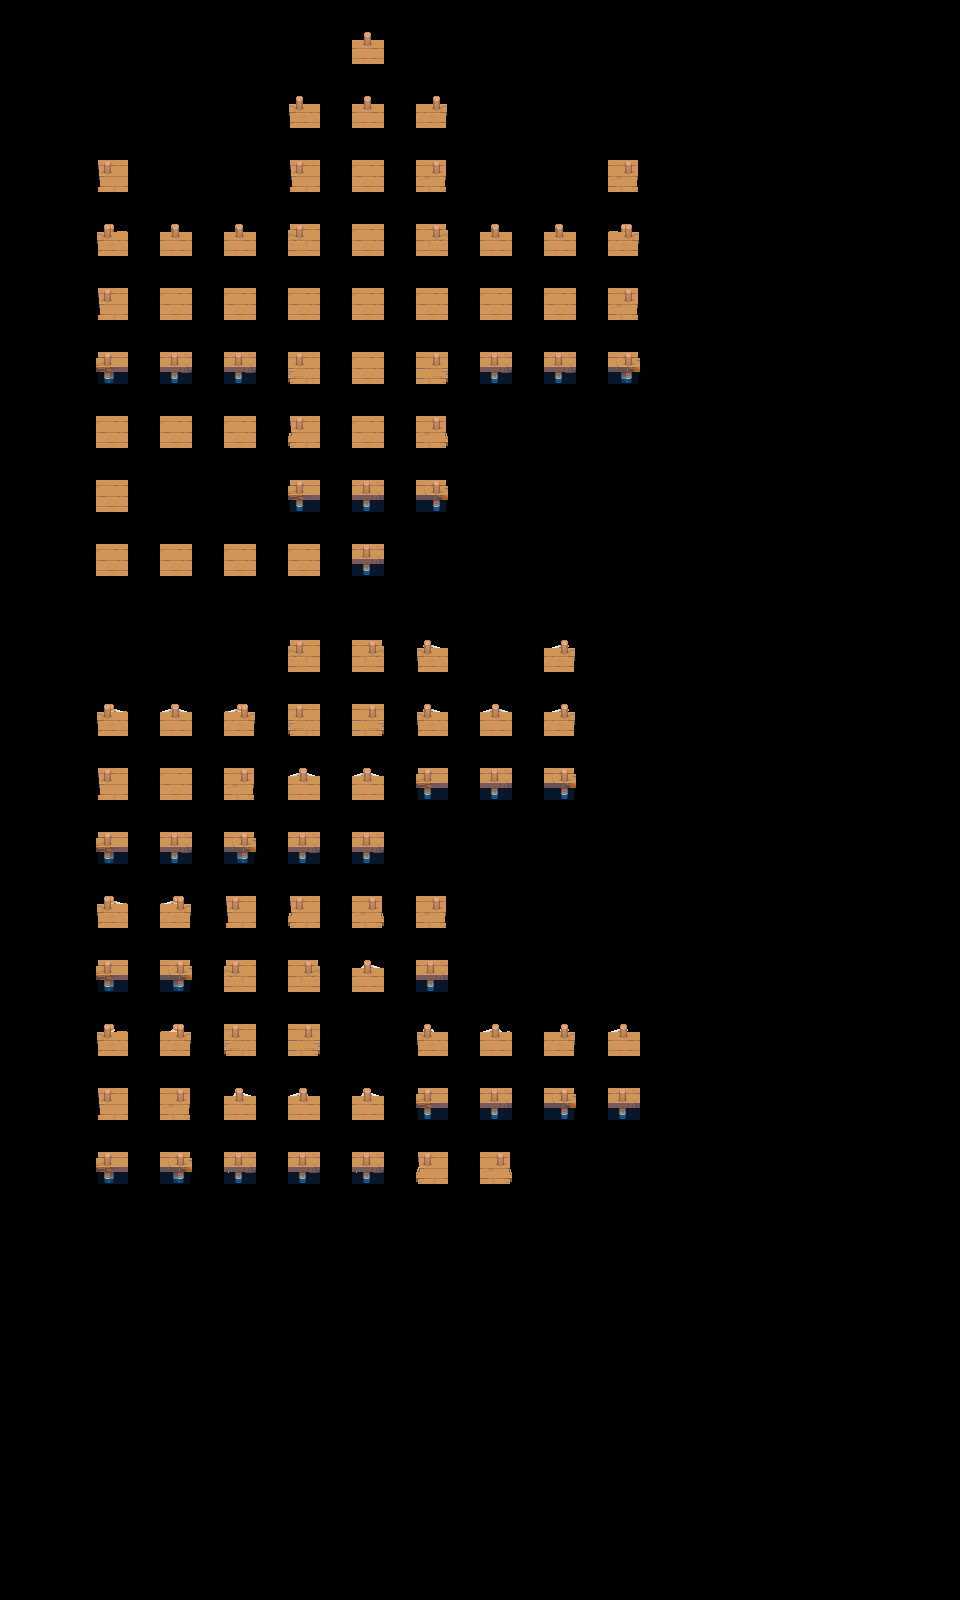

The image is a tile-based game level rendered from a .tmx file. Its description and complete source (layers, tilesets, objects, tile grids) follow:
An orthogonal 30x50 tile map with 32x32 px tiles, 2 tile layers (input_dock, output_dock).

<map version="1.9" tiledversion="1.9.2" orientation="orthogonal" renderorder="right-down" width="30" height="50" tilewidth="32" tileheight="32" infinite="0" nextlayerid="3" nextobjectid="1">
 <tileset firstgid="1" source="../Tilesets/Tilesets-GL2SA.tsx" />
 <layer id="1" name="input_dock" width="30" height="50">
  <data encoding="csv">
0,0,0,0,0,0,0,0,0,0,0,0,0,0,0,0,0,0,0,0,0,0,0,0,0,0,0,0,0,0,
0,0,0,0,0,0,0,0,0,0,0,5,0,0,0,0,0,0,0,0,0,0,0,0,0,0,0,0,0,0,
0,0,0,0,0,0,0,0,0,0,0,0,0,0,0,0,0,0,0,0,0,0,0,0,0,0,0,0,0,0,
0,0,0,0,0,0,0,0,0,36,0,37,0,38,0,0,0,0,0,0,0,0,0,0,0,0,0,0,0,0,
0,0,0,0,0,0,0,0,0,0,0,0,0,0,0,0,0,0,0,0,0,0,0,0,0,0,0,0,0,0,
0,0,0,65,0,0,0,0,0,68,0,69,0,70,0,0,0,0,0,73,0,0,0,0,0,0,0,0,0,0,
0,0,0,0,0,0,0,0,0,0,0,0,0,0,0,0,0,0,0,0,0,0,0,0,0,0,0,0,0,0,
0,0,0,97,0,98,0,99,0,100,0,101,0,102,0,103,0,104,0,105,0,0,0,0,0,0,0,0,0,0,
0,0,0,0,0,0,0,0,0,0,0,0,0,0,0,0,0,0,0,0,0,0,0,0,0,0,0,0,0,0,
0,0,0,129,0,130,0,131,0,132,0,133,0,134,0,135,0,136,0,137,0,0,0,0,0,0,0,0,0,0,
0,0,0,0,0,0,0,0,0,0,0,0,0,0,0,0,0,0,0,0,0,0,0,0,0,0,0,0,0,0,
0,0,0,161,0,162,0,163,0,164,0,165,0,166,0,167,0,168,0,169,0,0,0,0,0,0,0,0,0,0,
0,0,0,0,0,0,0,0,0,0,0,0,0,0,0,0,0,0,0,0,0,0,0,0,0,0,0,0,0,0,
0,0,0,193,0,194,0,195,0,196,0,197,0,198,0,0,0,0,0,0,0,0,0,0,0,0,0,0,0,0,
0,0,0,0,0,0,0,0,0,0,0,0,0,0,0,0,0,0,0,0,0,0,0,0,0,0,0,0,0,0,
0,0,0,225,0,0,0,0,0,228,0,229,0,230,0,0,0,0,0,0,0,0,0,0,0,0,0,0,0,0,
0,0,0,0,0,0,0,0,0,0,0,0,0,0,0,0,0,0,0,0,0,0,0,0,0,0,0,0,0,0,
0,0,0,257,0,258,0,259,0,260,0,261,0,0,0,0,0,0,0,0,0,0,0,0,0,0,0,0,0,0,
0,0,0,0,0,0,0,0,0,0,0,0,0,0,0,0,0,0,0,0,0,0,0,0,0,0,0,0,0,0,
0,0,0,0,0,0,0,0,0,0,0,0,0,0,0,0,0,0,0,0,0,0,0,0,0,0,0,0,0,0,
0,0,0,0,0,0,0,0,0,13,0,14,0,15,0,16,0,17,0,0,0,0,0,0,0,0,0,0,0,0,
0,0,0,0,0,0,0,0,0,0,0,0,0,0,0,0,0,0,0,0,0,0,0,0,0,0,0,0,0,0,
0,0,0,42,0,43,0,44,0,45,0,46,0,47,0,48,0,49,0,0,0,0,0,0,0,0,0,0,0,0,
0,0,0,0,0,0,0,0,0,0,0,0,0,0,0,0,0,0,0,0,0,0,0,0,0,0,0,0,0,0,
0,0,0,74,0,75,0,76,0,77,0,78,0,79,0,80,0,81,0,0,0,0,0,0,0,0,0,0,0,0,
0,0,0,0,0,0,0,0,0,0,0,0,0,0,0,0,0,0,0,0,0,0,0,0,0,0,0,0,0,0,
0,0,0,106,0,107,0,108,0,109,0,110,0,111,0,0,0,0,0,0,0,0,0,0,0,0,0,0,0,0,
0,0,0,0,0,0,0,0,0,0,0,0,0,0,0,0,0,0,0,0,0,0,0,0,0,0,0,0,0,0,
0,0,0,138,0,139,0,140,0,141,0,142,0,143,0,0,0,0,0,0,0,0,0,0,0,0,0,0,0,0,
0,0,0,0,0,0,0,0,0,0,0,0,0,0,0,0,0,0,0,0,0,0,0,0,0,0,0,0,0,0,
0,0,0,170,0,171,0,172,0,173,0,174,0,175,0,0,0,0,0,0,0,0,0,0,0,0,0,0,0,0,
0,0,0,0,0,0,0,0,0,0,0,0,0,0,0,0,0,0,0,0,0,0,0,0,0,0,0,0,0,0,
0,0,0,202,0,203,0,204,0,205,0,206,0,207,0,208,0,209,0,210,0,0,0,0,0,0,0,0,0,0,
0,0,0,0,0,0,0,0,0,0,0,0,0,0,0,0,0,0,0,0,0,0,0,0,0,0,0,0,0,0,
0,0,0,234,0,235,0,236,0,237,0,238,0,239,0,240,0,241,0,242,0,0,0,0,0,0,0,0,0,0,
0,0,0,0,0,0,0,0,0,0,0,0,0,0,0,0,0,0,0,0,0,0,0,0,0,0,0,0,0,0,
0,0,0,266,0,267,0,268,0,269,0,270,0,271,0,272,0,273,0,0,0,0,0,0,0,0,0,0,0,0,
0,0,0,0,0,0,0,0,0,0,0,0,0,0,0,0,0,0,0,0,0,0,0,0,0,0,0,0,0,0,
0,0,0,0,0,0,0,0,0,0,0,0,0,0,0,0,0,0,0,0,0,0,0,0,0,0,0,0,0,0,
0,0,0,0,0,0,0,0,0,0,0,0,0,0,0,0,0,0,0,0,0,0,0,0,0,0,0,0,0,0,
0,0,0,0,0,0,0,0,0,0,0,0,0,0,0,0,0,0,0,0,0,0,0,0,0,0,0,0,0,0,
0,0,0,0,0,0,0,0,0,0,0,0,0,0,0,0,0,0,0,0,0,0,0,0,0,0,0,0,0,0,
0,0,0,0,0,0,0,0,0,0,0,0,0,0,0,0,0,0,0,0,0,0,0,0,0,0,0,0,0,0,
0,0,0,0,0,0,0,0,0,0,0,0,0,0,0,0,0,0,0,0,0,0,0,0,0,0,0,0,0,0,
0,0,0,0,0,0,0,0,0,0,0,0,0,0,0,0,0,0,0,0,0,0,0,0,0,0,0,0,0,0,
0,0,0,0,0,0,0,0,0,0,0,0,0,0,0,0,0,0,0,0,0,0,0,0,0,0,0,0,0,0,
0,0,0,0,0,0,0,0,0,0,0,0,0,0,0,0,0,0,0,0,0,0,0,0,0,0,0,0,0,0,
0,0,0,0,0,0,0,0,0,0,0,0,0,0,0,0,0,0,0,0,0,0,0,0,0,0,0,0,0,0,
0,0,0,0,0,0,0,0,0,0,0,0,0,0,0,0,0,0,0,0,0,0,0,0,0,0,0,0,0,0,
0,0,0,0,0,0,0,0,0,0,0,0,0,0,0,0,0,0,0,0,0,0,0,0,0,0,0,0,0,0
</data>
 </layer>
 <layer id="2" name="output_dock" width="30" height="50">
  <data encoding="csv">
0,0,0,0,0,0,0,0,0,0,0,0,0,0,0,0,0,0,0,0,0,0,0,0,0,0,0,0,0,0,
0,0,0,0,0,0,0,0,0,0,0,37,0,0,0,0,0,0,0,0,0,0,0,0,0,0,0,0,0,0,
0,0,0,0,0,0,0,0,0,0,0,0,0,0,0,0,0,0,0,0,0,0,0,0,0,0,0,0,0,0,
0,0,0,0,0,0,0,0,0,36,0,37,0,38,0,0,0,0,0,0,0,0,0,0,0,0,0,0,0,0,
0,0,0,0,0,0,0,0,0,0,0,0,0,0,0,0,0,0,0,0,0,0,0,0,0,0,0,0,0,0,
0,0,0,68,0,0,0,0,0,68,0,133,0,70,0,0,0,0,0,70,0,0,0,0,0,0,0,0,0,0,
0,0,0,0,0,0,0,0,0,0,0,0,0,0,0,0,0,0,0,0,0,0,0,0,0,0,0,0,0,0,
0,0,0,36,0,37,0,37,0,100,0,133,0,102,0,37,0,37,0,38,0,0,0,0,0,0,0,0,0,0,
0,0,0,0,0,0,0,0,0,0,0,0,0,0,0,0,0,0,0,0,0,0,0,0,0,0,0,0,0,0,
0,0,0,68,0,133,0,133,0,133,0,133,0,133,0,133,0,133,0,70,0,0,0,0,0,0,0,0,0,0,
0,0,0,0,0,0,0,0,0,0,0,0,0,0,0,0,0,0,0,0,0,0,0,0,0,0,0,0,0,0,
0,0,0,228,0,229,0,229,0,164,0,133,0,166,0,229,0,229,0,230,0,0,0,0,0,0,0,0,0,0,
0,0,0,0,0,0,0,0,0,0,0,0,0,0,0,0,0,0,0,0,0,0,0,0,0,0,0,0,0,0,
0,0,0,133,0,133,0,133,0,68,0,133,0,70,0,0,0,0,0,0,0,0,0,0,0,0,0,0,0,0,
0,0,0,0,0,0,0,0,0,0,0,0,0,0,0,0,0,0,0,0,0,0,0,0,0,0,0,0,0,0,
0,0,0,133,0,0,0,0,0,228,0,229,0,230,0,0,0,0,0,0,0,0,0,0,0,0,0,0,0,0,
0,0,0,0,0,0,0,0,0,0,0,0,0,0,0,0,0,0,0,0,0,0,0,0,0,0,0,0,0,0,
0,0,0,133,0,133,0,133,0,133,0,229,0,0,0,0,0,0,0,0,0,0,0,0,0,0,0,0,0,0,
0,0,0,0,0,0,0,0,0,0,0,0,0,0,0,0,0,0,0,0,0,0,0,0,0,0,0,0,0,0,
0,0,0,0,0,0,0,0,0,0,0,0,0,0,0,0,0,0,0,0,0,0,0,0,0,0,0,0,0,0,
0,0,0,0,0,0,0,0,0,100,0,102,0,36,0,0,0,38,0,0,0,0,0,0,0,0,0,0,0,0,
0,0,0,0,0,0,0,0,0,0,0,0,0,0,0,0,0,0,0,0,0,0,0,0,0,0,0,0,0,0,
0,0,0,36,0,37,0,38,0,164,0,166,0,36,0,37,0,38,0,0,0,0,0,0,0,0,0,0,0,0,
0,0,0,0,0,0,0,0,0,0,0,0,0,0,0,0,0,0,0,0,0,0,0,0,0,0,0,0,0,0,
0,0,0,68,0,133,0,70,0,37,0,37,0,228,0,229,0,230,0,0,0,0,0,0,0,0,0,0,0,0,
0,0,0,0,0,0,0,0,0,0,0,0,0,0,0,0,0,0,0,0,0,0,0,0,0,0,0,0,0,0,
0,0,0,228,0,229,0,230,0,229,0,229,0,0,0,0,0,0,0,0,0,0,0,0,0,0,0,0,0,0,
0,0,0,0,0,0,0,0,0,0,0,0,0,0,0,0,0,0,0,0,0,0,0,0,0,0,0,0,0,0,
0,0,0,36,0,38,0,68,0,68,0,70,0,70,0,0,0,0,0,0,0,0,0,0,0,0,0,0,0,0,
0,0,0,0,0,0,0,0,0,0,0,0,0,0,0,0,0,0,0,0,0,0,0,0,0,0,0,0,0,0,
0,0,0,228,0,230,0,100,0,102,0,37,0,229,0,0,0,0,0,0,0,0,0,0,0,0,0,0,0,0,
0,0,0,0,0,0,0,0,0,0,0,0,0,0,0,0,0,0,0,0,0,0,0,0,0,0,0,0,0,0,
0,0,0,36,0,38,0,164,0,166,0,0,0,36,0,37,0,38,0,37,0,0,0,0,0,0,0,0,0,0,
0,0,0,0,0,0,0,0,0,0,0,0,0,0,0,0,0,0,0,0,0,0,0,0,0,0,0,0,0,0,
0,0,0,68,0,70,0,37,0,37,0,37,0,228,0,229,0,230,0,229,0,0,0,0,0,0,0,0,0,0,
0,0,0,0,0,0,0,0,0,0,0,0,0,0,0,0,0,0,0,0,0,0,0,0,0,0,0,0,0,0,
0,0,0,228,0,230,0,229,0,229,0,229,0,68,0,70,0,0,0,0,0,0,0,0,0,0,0,0,0,0,
0,0,0,0,0,0,0,0,0,0,0,0,0,0,0,0,0,0,0,0,0,0,0,0,0,0,0,0,0,0,
0,0,0,0,0,0,0,0,0,0,0,0,0,0,0,0,0,0,0,0,0,0,0,0,0,0,0,0,0,0,
0,0,0,0,0,0,0,0,0,0,0,0,0,0,0,0,0,0,0,0,0,0,0,0,0,0,0,0,0,0,
0,0,0,0,0,0,0,0,0,0,0,0,0,0,0,0,0,0,0,0,0,0,0,0,0,0,0,0,0,0,
0,0,0,0,0,0,0,0,0,0,0,0,0,0,0,0,0,0,0,0,0,0,0,0,0,0,0,0,0,0,
0,0,0,0,0,0,0,0,0,0,0,0,0,0,0,0,0,0,0,0,0,0,0,0,0,0,0,0,0,0,
0,0,0,0,0,0,0,0,0,0,0,0,0,0,0,0,0,0,0,0,0,0,0,0,0,0,0,0,0,0,
0,0,0,0,0,0,0,0,0,0,0,0,0,0,0,0,0,0,0,0,0,0,0,0,0,0,0,0,0,0,
0,0,0,0,0,0,0,0,0,0,0,0,0,0,0,0,0,0,0,0,0,0,0,0,0,0,0,0,0,0,
0,0,0,0,0,0,0,0,0,0,0,0,0,0,0,0,0,0,0,0,0,0,0,0,0,0,0,0,0,0,
0,0,0,0,0,0,0,0,0,0,0,0,0,0,0,0,0,0,0,0,0,0,0,0,0,0,0,0,0,0,
0,0,0,0,0,0,0,0,0,0,0,0,0,0,0,0,0,0,0,0,0,0,0,0,0,0,0,0,0,0,
0,0,0,0,0,0,0,0,0,0,0,0,0,0,0,0,0,0,0,0,0,0,0,0,0,0,0,0,0,0
</data>
 </layer>
</map>
